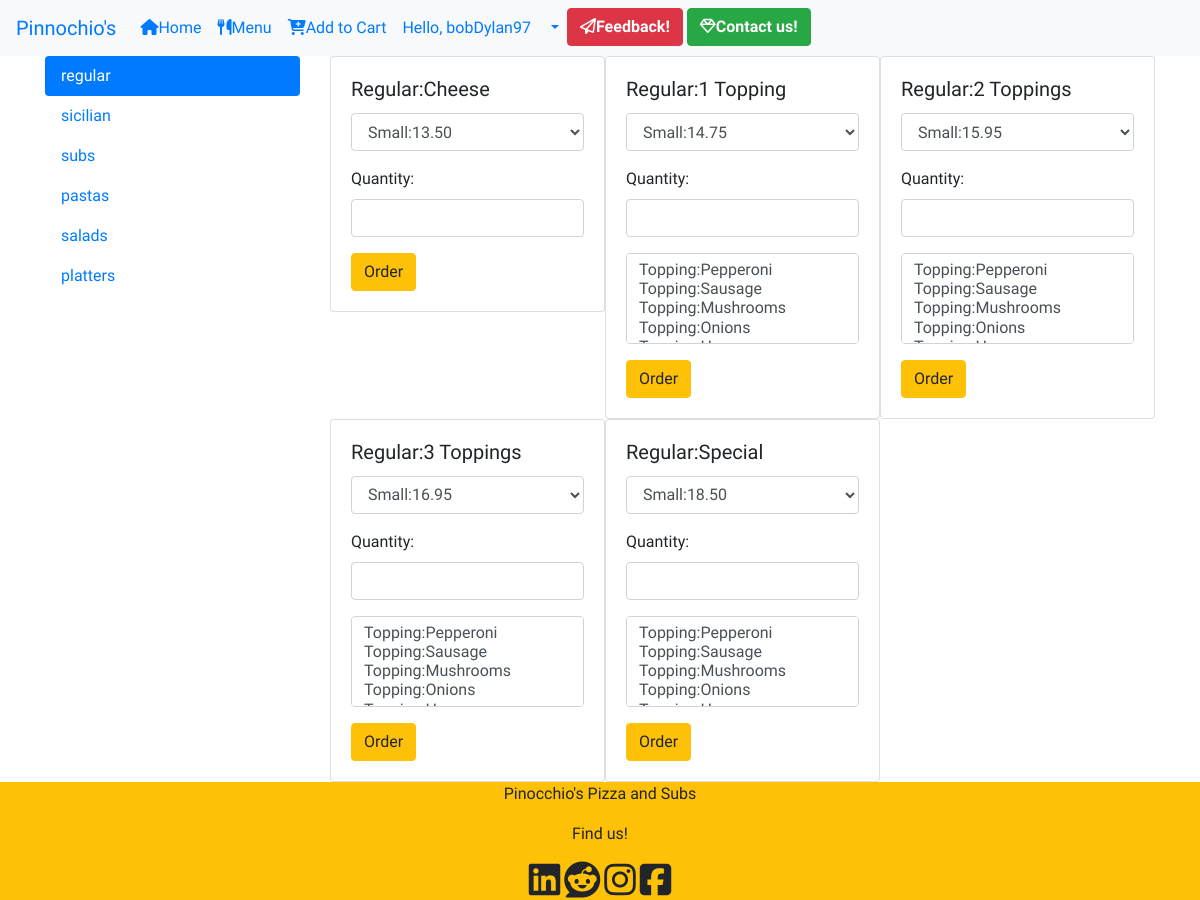
The app's page /menu/ (signed in) with its own data.
### orders/models.py (models this page shows, shortened)
class RegularPizza(models.Model):
    pizza = models.ForeignKey(Category, on_delete=models.CASCADE, related_name="regularPrice")
    small = models.DecimalField(max_digits=5, decimal_places=2)
    large = models.DecimalField(max_digits=5, decimal_places=2)
    max_toppings = models.IntegerField(default=0)
    class Meta:
        verbose_name_plural="RegularPizza"

class Category(models.Model):
    categories = models.CharField(max_length=20, blank=True)
    class Meta:
        verbose_name_plural="Categories"

### orders/views.py (the view, shortened to what this page needs)
# urls.py: path('menu/', views.Menu, name="menu"),
def Menu(request):
    if request.method == 'GET':
        reg_pizza = RegularPizza.objects.all()
        sici_pizza = SicilianPizza.objects.all()
        toppings = Toppings.objects.all()
        subs = Subs.objects.all()
        extras = Extras.objects.all()
        pasta = Pastas.objects.all()
        salads = Salads.objects.all()
        platters = DinnerPlatters.objects.all()
        context = {
            "reg_pizzas":reg_pizza, #
            "sici_pizzas": sici_pizza, #
            "toppings": toppings,
            "subs": subs, #
            "extras": extras,
            "pastas":pasta,
            "salads":salads,
            "platters":platters, #
        }
        return render(request,"menu.html", context)

### orders/templates/menu.html (shortened to what this page needs)
{% extends "layout.html" %}
{% block content %}
<div class="container">
  <div class="row">
    <div class="col-3">
      <div class="nav flex-column nav-pills" id="v-pills-tab" role="tablist" aria-orientation="vertical">
        <a class="nav-link active" id="v-pills-regular-tab" data-toggle="pill" href="#v-pills-regular" role="tab" aria-controls="v-pills-regular" aria-selected="true">regular</a>
        <a class="nav-link" id="v-pills-sicilian-tab" data-toggle="pill" href="#v-pills-sicilian" role="tab" aria-controls="v-pills-sicilian" aria-selected="false">sicilian</a>
        <a class="nav-link" id="v-pills-subs-tab" data-toggle="pill" href="#v-pills-subs" role="tab" aria-controls="v-pills-subs" aria-selected="false">subs</a>
        <a class="nav-link" id="v-pills-pastas-tab" data-toggle="pill" href="#v-pills-pastas" role="tab" aria-controls="v-pills-pastas" aria-selected="false">pastas</a>
        <a class="nav-link" id="v-pills-salads-tab" data-toggle="pill" href="#v-pills-salads" role="tab" aria-controls="v-pills-salads" aria-selected="false">salads</a>
        <a class="nav-link" id="v-pills-platters-tab" data-toggle="pill" href="#v-pills-platters" role="tab" aria-controls="v-pills-platters" aria-selected="false">platters</a>
      </div>
    </div>
    <div class="col-9">
      <div class="tab-content" id="v-pills-tabContent">
        <div class="tab-pane fade show active" id="v-pills-regular" role="tabpanel" aria-labelledby="v-pills-regular-tab">
          <div class="row row-cols-4 no-gutters">
            {% for reg_pizza in reg_pizzas %}
            <div class="col-12 col-md-6 col-lg-4">
              <div class="card">
                  <div class="card-body">
                    <h5 class="card-title">Regular:{{reg_pizza.pizza.categories}}</h5>
                    <div class="form-group">
                      <select form="reg_pizza-{{reg_pizza.pk}}" class="form-control" name="price">
                        <option value="{{reg_pizza.small}}">Small:{{reg_pizza.small}}</option>
                      </select>
                    </div>
                    <div class="form-group">
                      <label for="quantity">Quantity: </label>
                      <input form="reg_pizza-{{reg_pizza.pk}}" type="number" class="form-control" id="quantity" name="quantity" required>
                    </div>
                    {% if reg_pizza.max_toppings != 0 %}
                    <div class="form-group">
                      <select form="reg_pizza-{{reg_pizza.pk}}" id="top_reg_pizza-{{reg_pizza.pk}}" class="form-control" name="toppings" multiple onchange="maxAllowedMultiselect(this, {{reg_pizza.max_toppings}})">
                        {% for topping in toppings %}
                        <option value="{{topping.pk}}">Topping:{{topping.topping}}</option>
                        {% endfor %}
                      </select>
                    </div>
                    {% endif %}
                    <form method="POST" id="reg_pizza-{{reg_pizza.pk}}">
                    <button type="submit" class="btn btn-warning">Order</button>
                    </form>
                  </div>
                </div>
            </div>
            {% endfor %}
          </div>
        </div>
      </div>
    </div>
  </div>
</div>
{% endblock %}

### orders/templates/layout.html (shortened to what this page needs)
<!DOCTYPE html>
<html lang="en">
<head>
    <link rel="stylesheet" href="https://cdn.jsdelivr.net/npm/bootstrap@4.6.1/dist/css/bootstrap.min.css">
    <link rel="stylesheet" href="../static/styles/style.css">
</head>
<body>
<nav class="navbar navbar-expand-lg navbar-info bg-light">
  <a class="navbar-brand" href="#">Pinnochio's</a>
  <div class="collapse navbar-collapse" id="navbarNavDropdown">
    <ul class="navbar-nav">
      <li class="nav-item active">
        <a class="nav-link" href="#"><i class="fa fa-home" aria-hidden="true"></i>Home <span class="sr-only">(current)</span></a>
      </li>
      <li class="nav-item">
        <a class="nav-link" href="#"><i class="fa fa-cutlery" aria-hidden="true"></i>Menu</a>
      </li>
      <li class="nav-item">
        <a class="nav-link" href="#"><i class="fa fa-cart-plus" aria-hidden="true"></i>Add to Cart</a>
      </li>
      {% if user.is_authenticated %}
      <li class="nav-item">
        <a class="nav-link" href="#">Hello, {{user.username}}</a>
      </li>
      {% endif%}
      <li class="nav-item dropdown">
        <a class="nav-link dropdown-toggle" href="#" id="navbarDropdownMenuLink" role="button" data-toggle="dropdown" aria-expanded="false">
        </a>
      </li>
      <div class="navbar-end">
        <div class="navbar-item">
            <div class="buttons">
                <button type="button" class="btn btn-danger"><strong><i class="fa fa-paper-plane-o" aria-hidden="true"></i>Feedback!</strong></button>
                <button type="button" class="btn btn-success"><strong><i class="fa fa-diamond" aria-hidden="true"></i>Contact us!</strong></button>
            </div>
        </div>
        </div>
    </div>
</nav>
{% block content %} {% endblock %}
    <footer class="copyright text-center bg-warning">
            <p>Pinocchio's Pizza and Subs</p>
            <p>Find us!</p>
            <i class='fab fa-linkedin' style='font-size:36px'></i>
            <i class='fab fa-reddit' style='font-size:36px'></i>
            <i class='fab fa-instagram' style='font-size:36px'></i>
            <i class='fab fa-facebook-square' style='font-size:36px'></i>
    </footer>
</body>
</html>

### orders/static/styles/style.css (style rules this page uses)
* { padding: 0; margin: 0; font-family: 'Hind Madurai', sans-serif; }
.navbar { font-family: 'Road Rage', cursive; }

### records on screen
RegularPizza: pizza.categories "Cheese", price "Small:13.50"
RegularPizza: pizza.categories "1 Topping", price "Small:14.75", toppings "Topping:Pepperoni / Topping:Sausage / Topping:Mushrooms / Topping:Onions"
RegularPizza: pizza.categories "2 Toppings", price "Small:15.95", toppings "Topping:Pepperoni / Topping:Sausage / Topping:Mushrooms / Topping:Onions"
RegularPizza: pizza.categories "3 Toppings", price "Small:16.95", toppings "Topping:Pepperoni / Topping:Sausage / Topping:Mushrooms / Topping:Onions"
RegularPizza: pizza.categories "Special", price "Small:18.50", toppings "Topping:Pepperoni / Topping:Sausage / Topping:Mushrooms / Topping:Onions"

### other values on screen
{{ user.username }} "bobDylan97"
